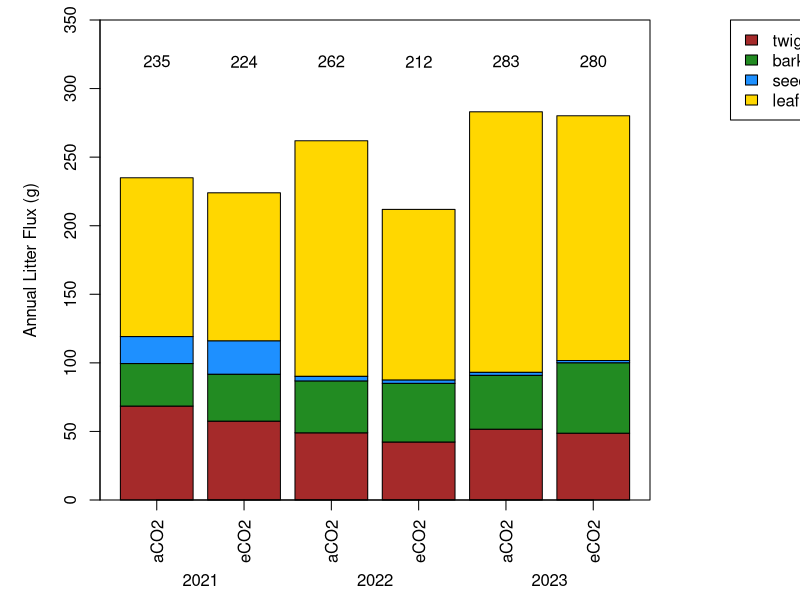

Write the R code that produced this figure.
#litter data
litter <- read.csv("FACE/data/face_litter.csv")

##packages
library(doBy)
library(lubridate)

#constants
basket <- .2 #basket size in m2
c_frac <- .47 #conversion to biomass carbon

#format litter data-------
  litter$Date <- as.Date(litter$Date, format= "%d/%m/%Y")
  litter$year <- as.factor(year(litter$Date))
  
  # litter$ring <- as.factor(litter$ring)
  litter$treatment <- as.factor(ifelse(litter$ring == 2 |
                             litter$ring == 3 |
                             litter$ring == 6,
                             "aCO2", "eCO2"))

# remove two data points where big branches fell into litter bascket (repeat in sequence)
line.num <- which.max(litter$twig)
litter <- litter[-line.num,]
  
line.num <- which.max(litter$twig)
litter <- litter[-line.num,]
  
# UNIT CONVERSION: .2m2 biomass month-1 to g C m2 month-1 -------

#new dataframe, keep the categories and convert the data variables
litter_carbon  <- data.frame(litter[,c(1:3, 8:9)], (litter[,4:7] * c_frac)/basket)

##To get annual litter flux lets take the mean of litter traps at each time point-------
###Then sum up for the year

litter_mean_trap <- summaryBy(twig + bark+ seed + leaf ~ year + Date + ring +treatment, 
                    data=litter_carbon, FUN=mean, na.rm=TRUE, keep.names = TRUE) 


#no lets calculate the annual litter production------
litter_annual <- summaryBy(twig + bark+ seed + leaf ~ year + ring + treatment, 
                 data=litter_mean_trap, FUN=sum, keep.names = TRUE)

###lets save these so we can add them to the wood increment
write.csv(litter_annual, "FACE/data/litter_annual.csv", row.names = FALSE)


###sample stacked bar plot--------------------------------------

#CO2 effect for plottig
litter_co2 <- summaryBy(twig + bark + seed + leaf ~ year +treatment, 
                        data=litter_annual, FUN=mean, keep.names = TRUE)

#for 2021, 2022 & 2023
litter_fum <- droplevels(litter_co2[litter_co2$year != 2020,])
  litter_fum$totalflux <- with(litter_fum, twig+bark+seed+leaf)

#stacked bar plots reguire a matrix of only the data:
litter_bar <-litter_fum[,3:6]

#ugly colors
cols <- c("brown", "forestgreen", "dodgerblue", "gold")

par(mar = c(5, 5, 1, 7.5), xpd = TRUE)
#plot saved as an object:
b <-barplot(t(as.matrix(litter_bar)), xlab= "", xaxt='n',
        ylab="Annual Litter Flux (g)", col=cols, ylim=c(0, 350))
box()
legend("topright", inset = c(-0.3, 0), fill = cols, 
       legend=colnames(litter_bar), cex=1)
text(round(litter_fum[,7],0), y=320, x=b)
axis(1, at=b, litter_fum[,2], las=3)
mtext(text= unique(litter_fum$year), side=1, line=3.5, 
      at=c((b[2]-b[1])/2 + b[1], (b[4]-b[3])/2+b[3],((b[6]-b[5])/2)+ b[5])) 
           